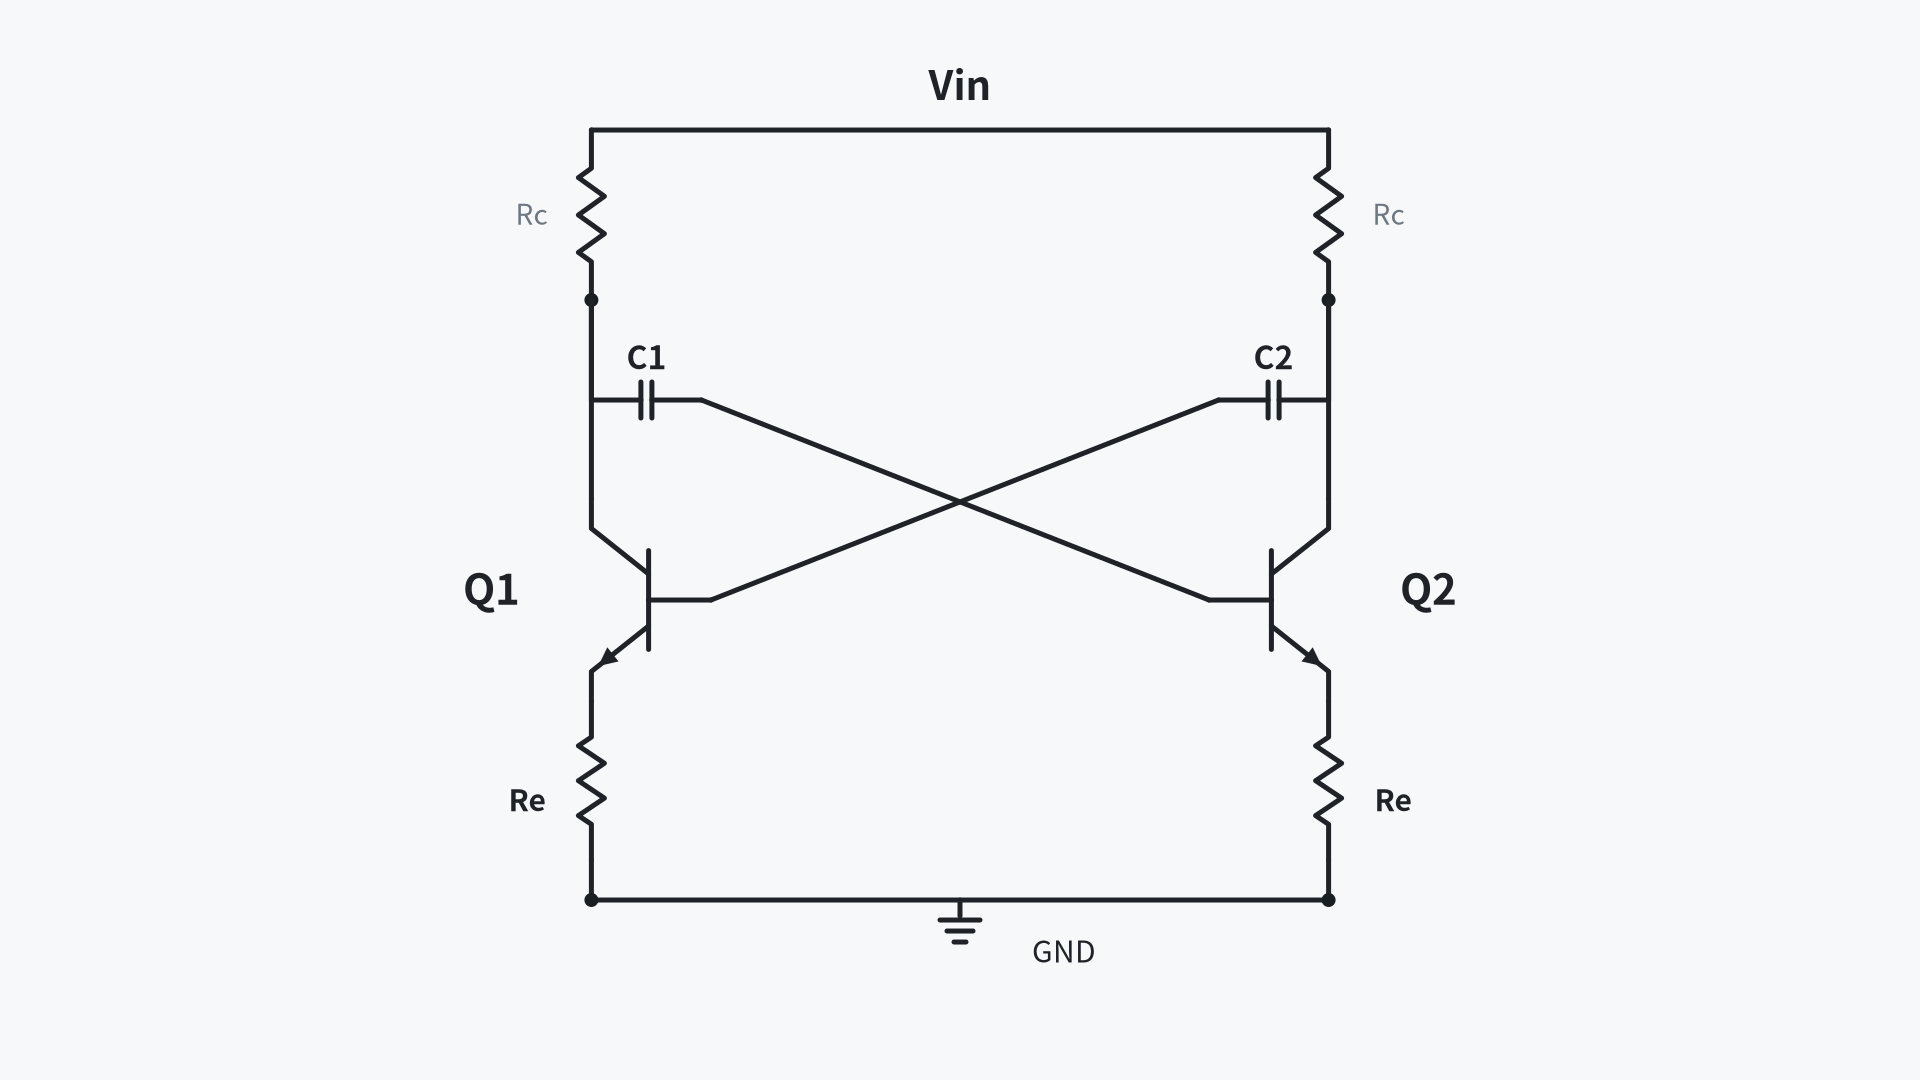

Here is the Python script that generated this plot:
#!/usr/bin/env python3
"""Simplified RC astable — C1/C2 same height, diagonal coupling to opposite bases."""
import cairo
from pathlib import Path
import symbols as S
from symbols import hx, wire, junction, text, npn, gnd, capacitor, resistor

OUT = Path(__file__).resolve().parent / "rc_astable_topology.png"
W, H = 1920, 1080
BG = (0xF6 / 255, 0xF8 / 255, 0xFA / 255)
INK = hx("#1f2328")
G2 = hx("#6e7781")
LW = 5.0


def draw(ctx):
    S.col(ctx, (*BG, 1))
    ctx.paint()

    Cx = W / 2
    half = 340
    Q1x, Q2x = Cx - half, Cx + half
    s = 1.3
    Qy = 600
    Yvin, Ygnd = 130, 900
    Ycoll = 300

    C1, E1, B1, _ = npn(ctx, Q1x, Qy, s=s, c=INK, lw=LW, mirror=True)
    C2, E2, B2, _ = npn(ctx, Q2x, Qy, s=s, c=INK, lw=LW, mirror=False)
    Xc1, Xc2 = C1[0], C2[0]

    text(ctx, "Q1", Q1x - 100, Qy - 10, 42, INK, "r", True)
    text(ctx, "Q2", Q2x + 100, Qy - 10, 42, INK, "l", True)

    wire(ctx, [(Xc1, Yvin), (Xc2, Yvin)], INK, LW)
    text(ctx, "Vin", Cx, Yvin - 44, 40, INK, "c", True)

    resistor(ctx, (Xc1, Yvin), (Xc1, Ycoll), INK, LW, zig=5, amp=13)
    resistor(ctx, (Xc2, Yvin), (Xc2, Ycoll), INK, LW, zig=5, amp=13)
    text(ctx, "Rc", Xc1 - 44, (Yvin + Ycoll) / 2, 28, G2, "r", False)
    text(ctx, "Rc", Xc2 + 44, (Yvin + Ycoll) / 2, 28, G2, "l", False)
    wire(ctx, [(Xc1, Ycoll), C1], INK, LW)
    wire(ctx, [(Xc2, Ycoll), C2], INK, LW)
    junction(ctx, Xc1, Ycoll, 7)
    junction(ctx, Xc2, Ycoll, 7)

    # C1 and C2 at the same height; diagonal wires to opposite bases
    Yh = Ycoll + 100
    cap_span = 110

    wire(ctx, [(Xc1, Ycoll), (Xc1, Yh)], INK, LW)
    capacitor(ctx, (Xc1, Yh), (Xc1 + cap_span, Yh), INK, LW, plate=36, gap=11)
    wire(ctx, [(Xc1 + cap_span, Yh), B2], INK, LW)  # diagonal → Q2 base
    text(ctx, "C1", Xc1 + cap_span / 2, Yh - 42, 32, INK, "c", True)

    wire(ctx, [(Xc2, Ycoll), (Xc2, Yh)], INK, LW)
    capacitor(ctx, (Xc2, Yh), (Xc2 - cap_span, Yh), INK, LW, plate=36, gap=11)
    wire(ctx, [(Xc2 - cap_span, Yh), B1], INK, LW)  # diagonal → Q1 base
    text(ctx, "C2", Xc2 - cap_span / 2, Yh - 42, 32, INK, "c", True)

    resistor(ctx, E1, (E1[0], Ygnd - 40), INK, LW, zig=5, amp=13)
    resistor(ctx, E2, (E2[0], Ygnd - 40), INK, LW, zig=5, amp=13)
    wire(ctx, [(E1[0], Ygnd - 40), (E1[0], Ygnd)], INK, LW)
    wire(ctx, [(E2[0], Ygnd - 40), (E2[0], Ygnd)], INK, LW)
    text(ctx, "Re", E1[0] - 46, (E1[1] + Ygnd) / 2, 30, INK, "r", True)
    text(ctx, "Re", E2[0] + 46, (E2[1] + Ygnd) / 2, 30, INK, "l", True)

    wire(ctx, [(E1[0], Ygnd), (E2[0], Ygnd)], INK, LW)
    junction(ctx, E1[0], Ygnd, 7)
    junction(ctx, E2[0], Ygnd, 7)
    gnd(ctx, Cx, Ygnd, INK, LW)
    text(ctx, "GND", Cx + 72, Ygnd + 52, 30, INK, "l", False)


def main():
    surf = cairo.ImageSurface(cairo.FORMAT_ARGB32, W, H)
    ctx = cairo.Context(surf)
    draw(ctx)
    surf.write_to_png(str(OUT))
    print("wrote", OUT)


if __name__ == "__main__":
    main()
